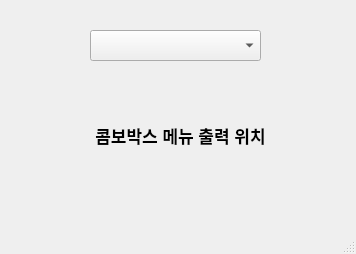
<?xml version="1.0" encoding="UTF-8"?>
<ui version="4.0">
 <class>MainWindow</class>
 <widget class="QMainWindow" name="MainWindow">
  <property name="geometry">
   <rect>
    <x>0</x>
    <y>0</y>
    <width>356</width>
    <height>254</height>
   </rect>
  </property>
  <property name="windowTitle">
   <string>MainWindow</string>
  </property>
  <widget class="QWidget" name="centralwidget">
   <widget class="QComboBox" name="comboBox">
    <property name="geometry">
     <rect>
      <x>90</x>
      <y>30</y>
      <width>171</width>
      <height>31</height>
     </rect>
    </property>
   </widget>
   <widget class="QLabel" name="label">
    <property name="geometry">
     <rect>
      <x>60</x>
      <y>120</y>
      <width>241</width>
      <height>31</height>
     </rect>
    </property>
    <property name="font">
     <font>
      <pointsize>13</pointsize>
      <weight>75</weight>
      <bold>true</bold>
     </font>
    </property>
    <property name="text">
     <string>콤보박스 메뉴 출력 위치</string>
    </property>
    <property name="alignment">
     <set>Qt::AlignCenter</set>
    </property>
   </widget>
  </widget>
  <widget class="QMenuBar" name="menubar">
   <property name="geometry">
    <rect>
     <x>0</x>
     <y>0</y>
     <width>356</width>
     <height>21</height>
    </rect>
   </property>
  </widget>
  <widget class="QStatusBar" name="statusbar"/>
 </widget>
 <resources/>
 <connections/>
</ui>
